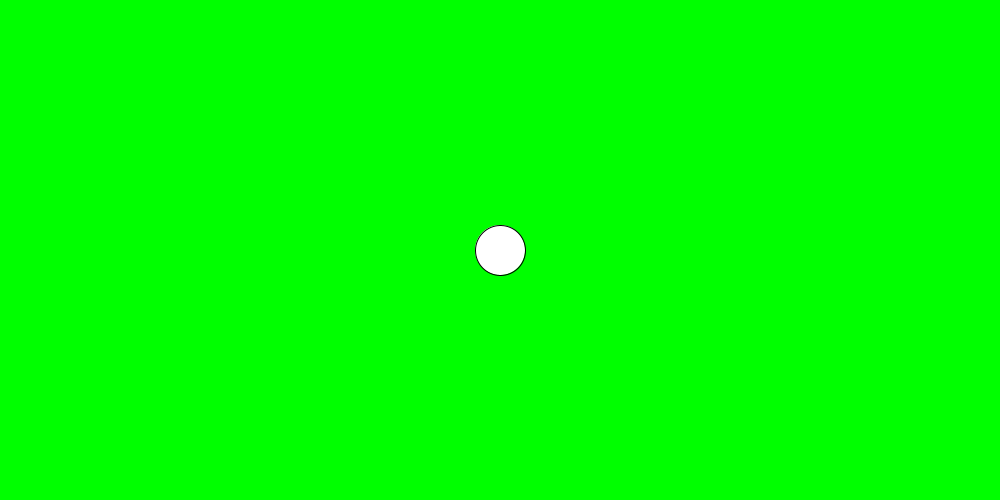
Frame 1 (no input)
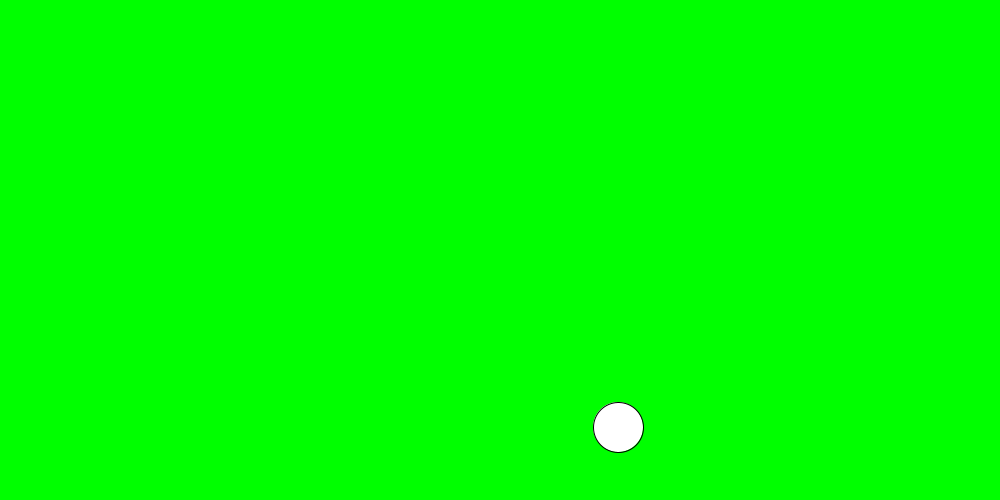
Frame 60 (the mouse pressed at the canvas centre just before this capture)
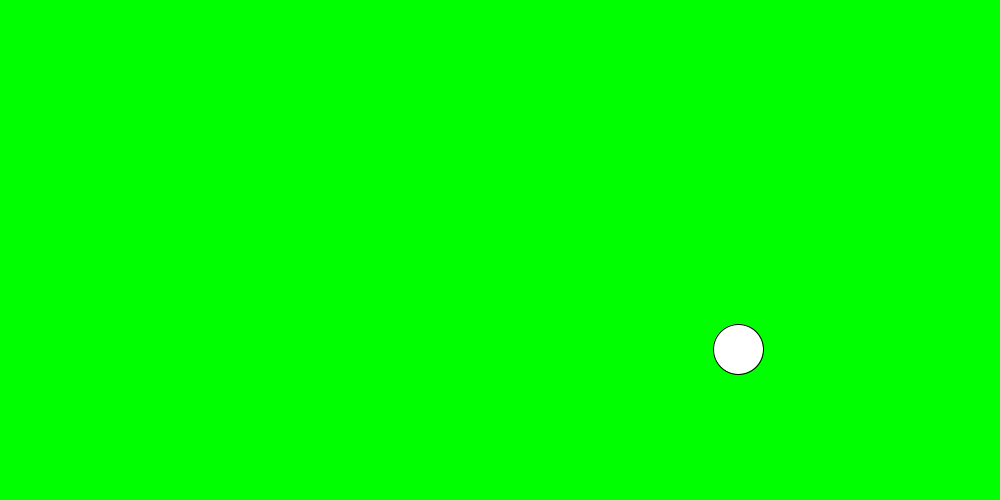
Frame 120 (the mouse held since frame 60 and released just before this capture)

The Processing sketch that drew these frames (run headless with seeded random() and noise(); from frame 60 on, the mouse is pressed at the canvas centre):

// Processing sketch: Exercice_3_EI2022_23
// ── Exercice_3_EI2022_23.pde
void setup(){
  size(1000, 500);
  background(0, 255, 0);
}

float x = 500;
float y = 250;
float dx = 2;
float dy = 3;
float rayon = 25;

void draw(){
  
  background(0, 255, 0);
  
  ellipse(x, y, 50, 50);
  x += dx;
  y += dy;
  
  if(x < rayon || x > width - rayon) {
      dx = -dx;
    }
  if(y < rayon || y > height - rayon) {
      dy = -dy;
    }

}
